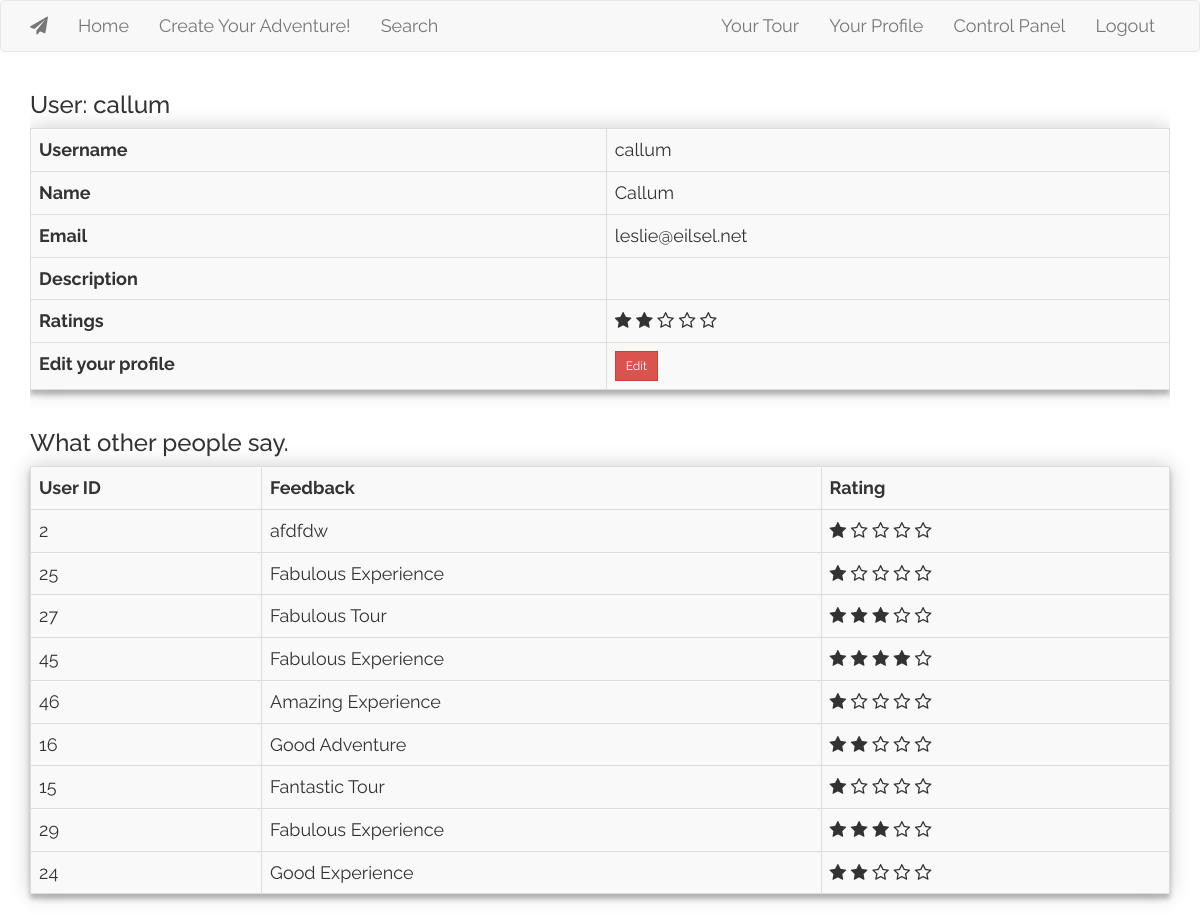
The page /profile/1 (signed in) on the database as committed earlier.
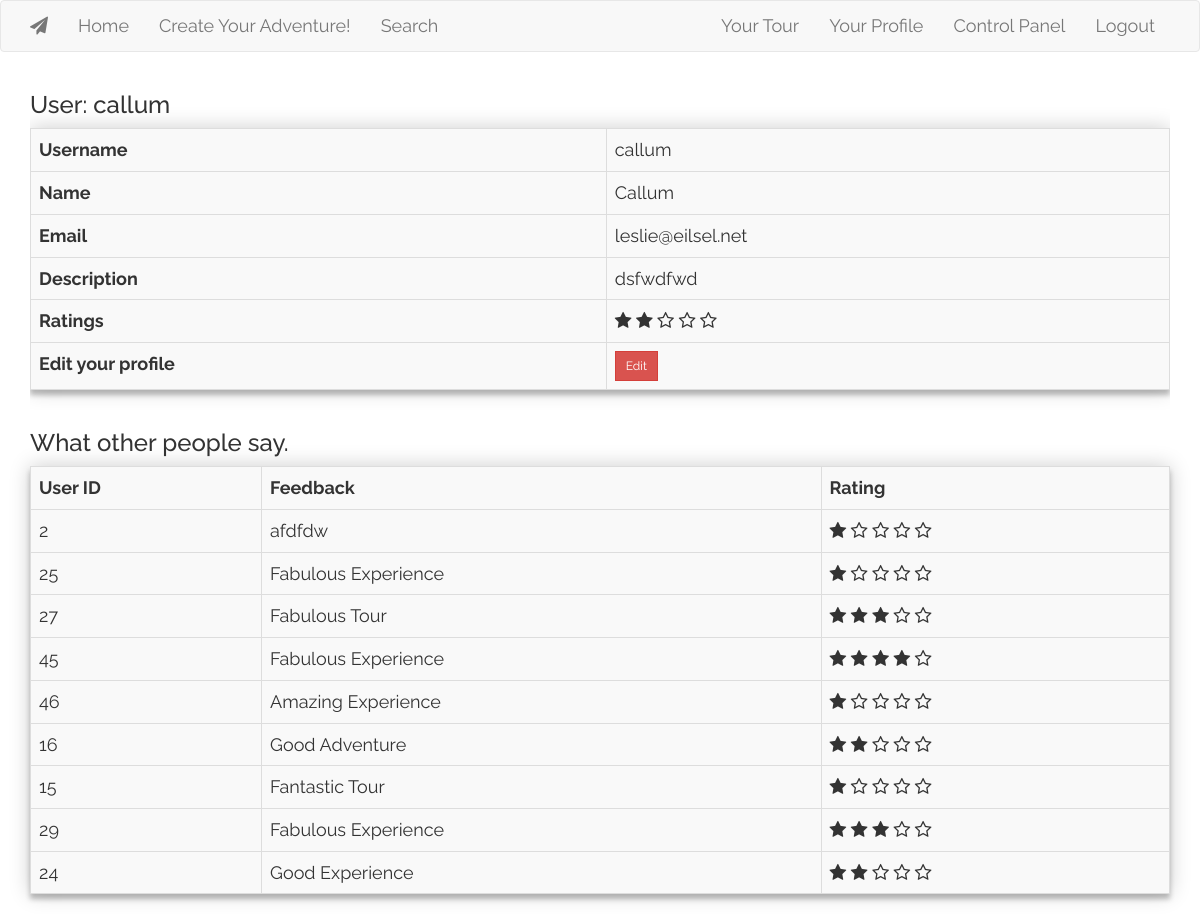
The same page on the database as committed later.
### app/models.py (models this page shows, shortened)
class User(UserMixin, database.Model):
    id = database.Column(database.Integer, primary_key=True)
    username = database.Column(database.String(32), index=True, unique=True)
    name = database.Column((database.String(64)))
    email = database.Column(database.String(50), index=True, unique=True)
    password = database.Column(database.String(128))
    access = database.Column(database.String(10), default = '')
    description = database.Column(database.String(128))
    f_status = database.Column(database.Boolean, default = False)
    ratings = database.Column(database.Float)
    @classmethod
    def get_user(cls, user_id):
        return cls.query.get(user_id)

class UserFeedback(database.Model):
    id = database.Column(database.Integer, primary_key=True)
    user_id =  database.Column(database.Integer, database.ForeignKey('user.id'))
    user_rating = database.Column(database.Float)
    user_feedback = database.Column(database.String(128))
    by_user_id = database.Column(database.Integer)
    @classmethod
    def get_actual_feedback(cls, target_user, feedback = []):
        feedback = cls.query.filter(and_(cls.user_id == target_user, cls.user_feedback.isnot(None)))
        return feedback
    @classmethod
    def has_feedback(cls, target_user, by_user_id, feedback = None):
        feedback = cls.query.filter(and_(cls.user_id == target_user, cls.by_user_id == by_user_id)).first()
        return feedback

### app/routes.py (the view, shortened to what this page needs)
@app.route('/profile/<int:id>', methods = ['GET', 'POST'])
def profile(id):
    if current_user.is_authenticated:
        user = User.get_user(id)
        form = FeedbackForm()
        user_feedback = UserFeedback().get_actual_feedback(target_user = id)
        feedback = UserFeedback().has_feedback(target_user = id, by_user_id = current_user.id)
        return render_template('profile.html', user = user, form = form, feedback = feedback, user_feedbacks = user_feedback)
    else:
        flash('You need to login or register first!', 'warning')
        return redirect(url_for('login'))

### app/models.py (called while the page is built)
@login.user_loader
def load_user(id):
    return User.query.get(int(id))

### app/templates/profile.html (shortened to what this page needs)
{% extends "base.html" %}
{% block app_content %}
        <div class = "table-responsive">
                <table class = "table table-striped table-hover table-bordered">
                <h3>User: {{ user.username }}</h3>
                <tr>
                        <th>Username</th>
                        <td>{{user.username}}</td>
                </tr>
                <tr>
                        <th>Name</th>
                        <td>{{user.name}}</td>
                </tr>
                <tr>
                        <th>Email</th>
                        <td>{{user.email}}</td>
                </tr>
                <tr>
                        <th>Description</th>
                        <td>{{user.description}}</td>
                </tr>
                <tr>
                        <th>Ratings</th>
                        <td>
                        {% if current_user.id == user.id %}
                        <div class="star-rating main" data-toggle = "tooltip" data-placement="bottom" title = "{{ user.ratings }}  stars" >
                        {% else %}
                        <div class="star-rating" data-toggle = "tooltip" data-placement="bottom" title = "{{ user.ratings }}  stars - Rate me?" >
                        {% endif %}
                        <span class="fa fa-star-o" data-rating="1"></span>
                        <span class="fa fa-star-o" data-rating="2"></span>
                        <span class="fa fa-star-o" data-rating="3"></span>
                        <span class="fa fa-star-o" data-rating="4"></span>
                        <span class="fa fa-star-o" data-rating="5"></span>
                        </td>
                </tr>
                <tr>
                        {% if current_user.id == user.id %}
                        <th>Edit your profile</th>
                        <form action= "" method="post">
                            <td><a href="{{ url_for('editprofile', id=user.id) }}"><button type = "submit" class = "btn btn-secondary btn-sm btn-danger">{{ ('Edit') }}</a></button></td>
                        </form>
                        {% endif %}
                </tr>
        </table>
        </div>
        <h3>What other people say.</h3>
        <table class = "table table-striped table-hover table-bordered table-responsive left">
                <tr>
                        <th>User ID</th>
                        <th>Feedback</th>
                        <th>Rating</th>
                </tr>
                {% for user_feedback in user_feedbacks %}
                        {% if user_feedback.user_id is not none %}
                        <tr>
                                <td>{{user_feedback.by_user_id}}</td>
                                <td>{{user_feedback.user_feedback}}</td>
                                <td>
                                        <div class="star-rating main" data-toggle = "tooltip" data-placement="right" title = "{{ user_feedback.user_rating }}  stars" >
                                        <span class="fa fa-star-o" data-rating="1"></span>
                                        <span class="fa fa-star-o" data-rating="2"></span>
                                        <span class="fa fa-star-o" data-rating="3"></span>
                                        <span class="fa fa-star-o" data-rating="4"></span>
                                        <span class="fa fa-star-o" data-rating="5"></span>
                               </div>
                                </td>
                        </tr>
                        {% else %}
                        <tr><td>No feedback yet!</td></tr>
                {% endif %}
                {% endfor %}
        </div>
{% endblock %}

### app/templates/base.html (shortened to what this page needs)
{% extends 'bootstrap/base.html'%}
{% block styles %}
{{super()}}
<link rel="stylesheet"
      href="{{url_for('.static', filename='main.css')}}">
<link rel="stylesheet"
        href="https://stackpath.bootstrapcdn.com/font-awesome/4.7.0/css/font-awesome.min.css">
{% endblock %}
{% block navbar %}
    <nav class="navbar navbar-default">
        <div class="container">
            <div class="navbar-header">
                <a class="navbar-brand" href="{{ url_for('index') }}">
                        <i class="fa  fa-paper-plane"></i> </a>
            </div>
            <div class="collapse navbar-collapse" id="bs-example-navbar-collapse-1">
                    <ul class="nav navbar-nav">
                            <li><a href="{{ url_for('index') }}">Home</a></li>
                            <li><a href="{{ url_for('create') }}">Create Your Adventure!</a></li>
                            <li><a href="{{ url_for('search') }}">Search</a></li>
                    </ul>
                    <ul class="nav navbar-nav navbar-right">
                        {% if not current_user.is_anonymous %}
                        <li><a href="{{ url_for('joinedtours') }}">Your Tour</a></li>
                        {% endif %}
                        {% if current_user.is_authenticated %}
                        <li><a href="{{ url_for('profile', id = current_user.id) }}">Your Profile</a></li>
                        {% endif %}
                        {% if current_user.access == 'admin' %}
                        <li><a href="{{ url_for('admin') }}">Control Panel</a></li>
                        {% endif %}
                        {% if current_user.is_anonymous %}
                        <li><a href="{{ url_for('login') }}">Login</a></li>
                        {% else %}
                        <li><a href="{{ url_for('logout') }}">Logout</a></li>
                        {% endif %}
                    </ul>
            </div>
        </div>
    </nav>
{% endblock %}
{%block content %}
    <div class = "container">
        {% block app_content %}{% endblock %}
{% endblock %}

### app/static/main.css (style rules this page uses)
table { width: 100% !important; align-content: center !important; box-shadow: 0 0 20px 0 rgba(0, 0, 0, 0.2), 0 5px 5px 0 rgba(0, 0, 0, 0.24); background: #F9F9F9; }
body { font: 18px Raleway, sans-serif !important; }
a, a:hover, a:active, a:visited { color: white; }
form { background: #F9F9F9; padding: 25px; margin: 150px 0; box-shadow: 0 0 20px 0 rgba(0, 0, 0, 0.2), 0 5px 5px 0 rgba(0, 0, 0, 0.24); }
.btn { border-radius: 0; }

Rows that differ between the two databases and show on the page:
changed User "callum": description (not shown) → "dsfwdfwd"
